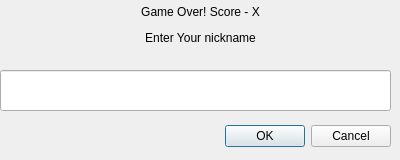
<?xml version="1.0" encoding="UTF-8"?>
<ui version="4.0">
 <class>Dialog</class>
 <widget class="QDialog" name="Dialog">
  <property name="geometry">
   <rect>
    <x>0</x>
    <y>0</y>
    <width>400</width>
    <height>160</height>
   </rect>
  </property>
  <property name="minimumSize">
   <size>
    <width>400</width>
    <height>160</height>
   </size>
  </property>
  <property name="maximumSize">
   <size>
    <width>400</width>
    <height>160</height>
   </size>
  </property>
  <property name="windowTitle">
   <string>Dialog</string>
  </property>
  <widget class="QDialogButtonBox" name="buttonBox">
   <property name="geometry">
    <rect>
     <x>50</x>
     <y>120</y>
     <width>341</width>
     <height>32</height>
    </rect>
   </property>
   <property name="orientation">
    <enum>Qt::Horizontal</enum>
   </property>
   <property name="standardButtons">
    <set>QDialogButtonBox::Cancel|QDialogButtonBox::Ok</set>
   </property>
  </widget>
  <widget class="QLabel" name="label">
   <property name="geometry">
    <rect>
     <x>0</x>
     <y>0</y>
     <width>401</width>
     <height>51</height>
    </rect>
   </property>
   <property name="text">
    <string>&lt;html&gt;&lt;head/&gt;&lt;body&gt;&lt;p&gt;Game Over! Score - X&lt;/p&gt;&lt;p&gt;Enter Your nickname&lt;/p&gt;&lt;/body&gt;&lt;/html&gt;</string>
   </property>
   <property name="alignment">
    <set>Qt::AlignCenter</set>
   </property>
  </widget>
  <widget class="QLineEdit" name="lineEdit">
   <property name="geometry">
    <rect>
     <x>0</x>
     <y>70</y>
     <width>391</width>
     <height>41</height>
    </rect>
   </property>
  </widget>
 </widget>
 <resources/>
 <connections>
  <connection>
   <sender>buttonBox</sender>
   <signal>accepted()</signal>
   <receiver>Dialog</receiver>
   <slot>accept()</slot>
   <hints>
    <hint type="sourcelabel">
     <x>248</x>
     <y>254</y>
    </hint>
    <hint type="destinationlabel">
     <x>157</x>
     <y>274</y>
    </hint>
   </hints>
  </connection>
  <connection>
   <sender>buttonBox</sender>
   <signal>rejected()</signal>
   <receiver>Dialog</receiver>
   <slot>reject()</slot>
   <hints>
    <hint type="sourcelabel">
     <x>316</x>
     <y>260</y>
    </hint>
    <hint type="destinationlabel">
     <x>286</x>
     <y>274</y>
    </hint>
   </hints>
  </connection>
 </connections>
</ui>
